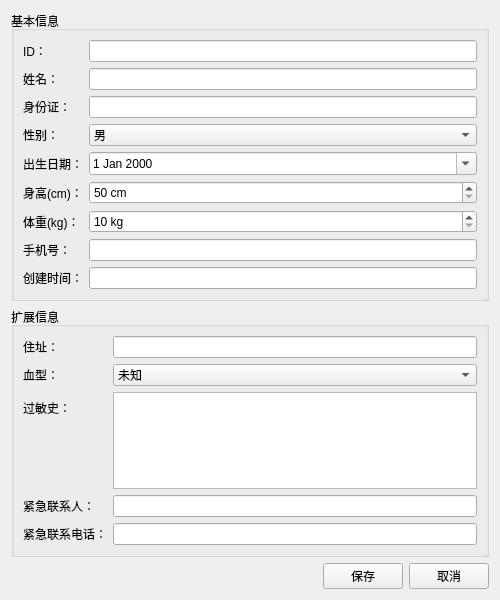
<?xml version="1.0" encoding="UTF-8"?>
<ui version="4.0">
<class>PatientEditView</class>
<widget class="QWidget" name="PatientEditView">
 <property name="geometry">
  <rect>
   <x>0</x>
   <y>0</y>
   <width>500</width>
   <height>600</height>
  </rect>
 </property>
 <property name="windowTitle">
  <string>编辑患者信息</string>
 </property>
 <layout class="QVBoxLayout" name="verticalLayout_2">
  <item>
   <widget class="QGroupBox" name="groupBox">
    <property name="title">
     <string>基本信息</string>
    </property>
    <layout class="QFormLayout" name="formLayout">
     <item row="0" column="0">
      <widget class="QLabel" name="label">
       <property name="text">
        <string>ID：</string>
       </property>
      </widget>
     </item>
     <item row="0" column="1">
      <widget class="QLineEdit" name="dbEditID">
       <property name="readOnly">
        <bool>true</bool>
       </property>
      </widget>
     </item>
     <item row="1" column="0">
      <widget class="QLabel" name="label_2">
       <property name="text">
        <string>姓名：</string>
       </property>
      </widget>
     </item>
     <item row="1" column="1">
      <widget class="QLineEdit" name="dbEditName">
      </widget>
     </item>
     <item row="2" column="0">
      <widget class="QLabel" name="label_8">
       <property name="text">
        <string>身份证：</string>
       </property>
      </widget>
     </item>
     <item row="2" column="1">
      <widget class="QLineEdit" name="dbEditIDCard">
      </widget>
     </item>
     <item row="3" column="0">
      <widget class="QLabel" name="label_3">
       <property name="text">
        <string>性别：</string>
       </property>
      </widget>
     </item>
     <item row="3" column="1">
      <widget class="QComboBox" name="dbComboSex">
       <item>
        <property name="text">
         <string>男</string>
        </property>
       </item>
       <item>
        <property name="text">
         <string>女</string>
        </property>
       </item>
      </widget>
     </item>
     <item row="4" column="0">
      <widget class="QLabel" name="label_4">
       <property name="text">
        <string>出生日期：</string>
       </property>
      </widget>
     </item>
     <item row="4" column="1">
      <widget class="QDateEdit" name="dbDateEditDOB">
       <property name="calendarPopup">
        <bool>true</bool>
       </property>
      </widget>
     </item>
     <item row="5" column="0">
      <widget class="QLabel" name="label_5">
       <property name="text">
        <string>身高(cm)：</string>
       </property>
      </widget>
     </item>
     <item row="5" column="1">
      <widget class="QSpinBox" name="dbSpinHeight">
       <property name="suffix">
        <string> cm</string>
       </property>
       <property name="minimum">
        <number>50</number>
       </property>
       <property name="maximum">
        <number>250</number>
       </property>
      </widget>
     </item>
     <item row="6" column="0">
      <widget class="QLabel" name="label_7">
       <property name="text">
        <string>体重(kg)：</string>
       </property>
      </widget>
     </item>
     <item row="6" column="1">
      <widget class="QSpinBox" name="dbSpinWeight">
       <property name="suffix">
        <string> kg</string>
       </property>
       <property name="minimum">
        <number>10</number>
       </property>
       <property name="maximum">
        <number>200</number>
       </property>
      </widget>
     </item>
     <item row="7" column="0">
      <widget class="QLabel" name="label_6">
       <property name="text">
        <string>手机号：</string>
       </property>
      </widget>
     </item>
     <item row="7" column="1">
      <widget class="QLineEdit" name="dbEditMobile">
      </widget>
     </item>
     <item row="8" column="0">
      <widget class="QLabel" name="label_9">
       <property name="text">
        <string>创建时间：</string>
       </property>
      </widget>
     </item>
     <item row="8" column="1">
      <widget class="QLineEdit" name="dbCreatedTimeStamp">
       <property name="readOnly">
        <bool>true</bool>
       </property>
      </widget>
     </item>
    </layout>
   </widget>
  </item>
  <item>
   <widget class="QGroupBox" name="groupBox_2">
    <property name="title">
     <string>扩展信息</string>
    </property>
    <layout class="QFormLayout" name="formLayout_2">
     <item row="0" column="0">
      <widget class="QLabel" name="label_10">
       <property name="text">
        <string>住址：</string>
       </property>
      </widget>
     </item>
     <item row="0" column="1">
      <widget class="QLineEdit" name="dbEditAddress">
      </widget>
     </item>
     <item row="1" column="0">
      <widget class="QLabel" name="label_11">
       <property name="text">
        <string>血型：</string>
       </property>
      </widget>
     </item>
     <item row="1" column="1">
      <widget class="QComboBox" name="dbComboBloodType">
       <item>
        <property name="text">
         <string>未知</string>
        </property>
       </item>
       <item>
        <property name="text">
         <string>A型</string>
        </property>
       </item>
       <item>
        <property name="text">
         <string>B型</string>
        </property>
       </item>
       <item>
        <property name="text">
         <string>AB型</string>
        </property>
       </item>
       <item>
        <property name="text">
         <string>O型</string>
        </property>
       </item>
      </widget>
     </item>
     <item row="2" column="0">
      <widget class="QLabel" name="label_12">
       <property name="text">
        <string>过敏史：</string>
       </property>
      </widget>
     </item>
     <item row="2" column="1">
      <widget class="QPlainTextEdit" name="dbEditAllergies">
       <property name="maximumHeight">
        <number>60</number>
       </property>
      </widget>
     </item>
     <item row="3" column="0">
      <widget class="QLabel" name="label_13">
       <property name="text">
        <string>紧急联系人：</string>
       </property>
      </widget>
     </item>
     <item row="3" column="1">
      <widget class="QLineEdit" name="dbEditEmergencyContact">
      </widget>
     </item>
     <item row="4" column="0">
      <widget class="QLabel" name="label_14">
       <property name="text">
        <string>紧急联系电话：</string>
       </property>
      </widget>
     </item>
     <item row="4" column="1">
      <widget class="QLineEdit" name="dbEditEmergencyPhone">
      </widget>
     </item>
    </layout>
   </widget>
  </item>
  <item>
   <layout class="QHBoxLayout" name="horizontalLayout">
    <item>
     <spacer name="horizontalSpacer">
      <property name="orientation">
       <enum>Qt::Horizontal</enum>
      </property>
      <property name="sizeHint" stdset="0">
       <size>
        <width>40</width>
        <height>20</height>
       </size>
      </property>
     </spacer>
    </item>
    <item>
     <widget class="QPushButton" name="pushButton">
      <property name="text">
       <string>保存</string>
      </property>
     </widget>
    </item>
    <item>
     <widget class="QPushButton" name="pushButton_2">
      <property name="text">
       <string>取消</string>
      </property>
     </widget>
    </item>
   </layout>
  </item>
 </layout>
</widget>
<resources/>
<connections/>
</ui>
